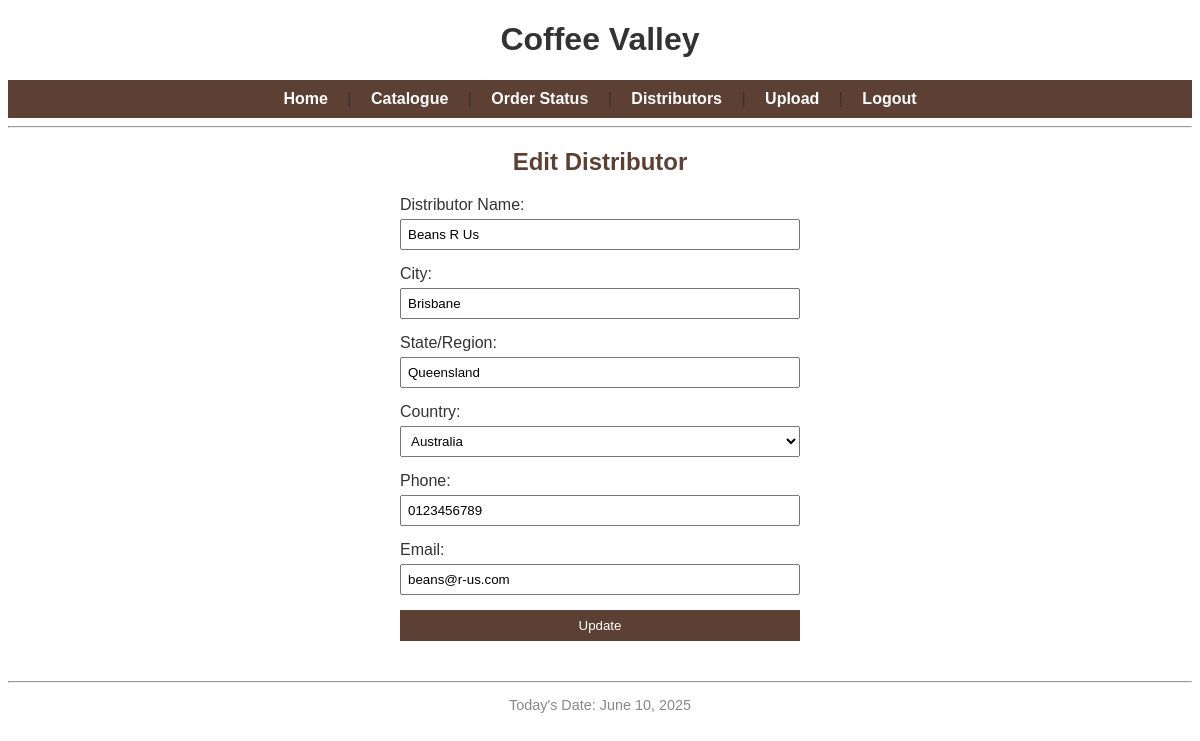
The page /edit_distributor/1 (signed in) on the database its author committed.
### tables this page shows
CREATE TABLE Distributor (
    id INTEGER PRIMARY KEY AUTOINCREMENT,
    name TEXT NOT NULL,
    city TEXT NOT NULL,
    state TEXT,
    country TEXT,
    phone TEXT,
    email TEXT
);

### app.py (the view, shortened to what this page needs)
@app.route('/edit_distributor/<int:id>', methods=['GET', 'POST'])
def edit_distributor(id):
    if 'user' not in session:
        return redirect(url_for('login'))
    db = get_db()
    distributor = db.execute('SELECT * FROM Distributor WHERE id = ?', (id,)).fetchone()
    return render_template('edit_distributor.html', distributor=distributor)

### app.py (called while the page is built)
@app.context_processor
def inject_datetime():
    return {'datetime': datetime}

def get_db():
    conn = sqlite3.connect(DATABASE)
    conn.row_factory = sqlite3.Row
    return conn

### templates/edit_distributor.html (shortened to what this page needs)
{% extends "base.html" %}
{% block content %}
<h2>Edit Distributor</h2>
<form method="POST">
    Distributor Name: <input type="text" name="name" value="{{ distributor['name'] }}"><br>
    City: <input type="text" name="city" value="{{ distributor['city'] }}"><br>
    State/Region: <input type="text" name="state" value="{{ distributor['state'] }}"><br>
    Country:
    <select name="country">
        <option value="Australia" {% if distributor['country'] == 'Australia' %}selected{% endif %}>Australia</option>
    </select><br>
    Phone: <input type="text" name="phone" value="{{ distributor['phone'] }}"><br>
    Email: <input type="email" name="email" value="{{ distributor['email'] }}"><br>
    <input type="submit" value="Update">
</form>
{% endblock %}

### static/style.css (style rules this page uses)
body { font-family: Arial, sans-serif; background-color: #fff; color: #333; }
h2 { color: #5C4033; text-align: center; }
form { width: 400px; margin: 0 auto; }
input[type="text"], input[type="password"], input[type="email"], input[type="file"], select { width: 100%; padding: 6px; margin: 5px 0 15px; box-sizing: border-box; }
input[type="submit"] { width: 100%; padding: 8px; background-color: #5C4033; color: white; border: none; cursor: pointer; }

### rows shown on the page
Distributor: name "Beans R Us", city "Brisbane", state "Queensland", country "Australia", phone "0123456789", email "beans@r-us.com"
